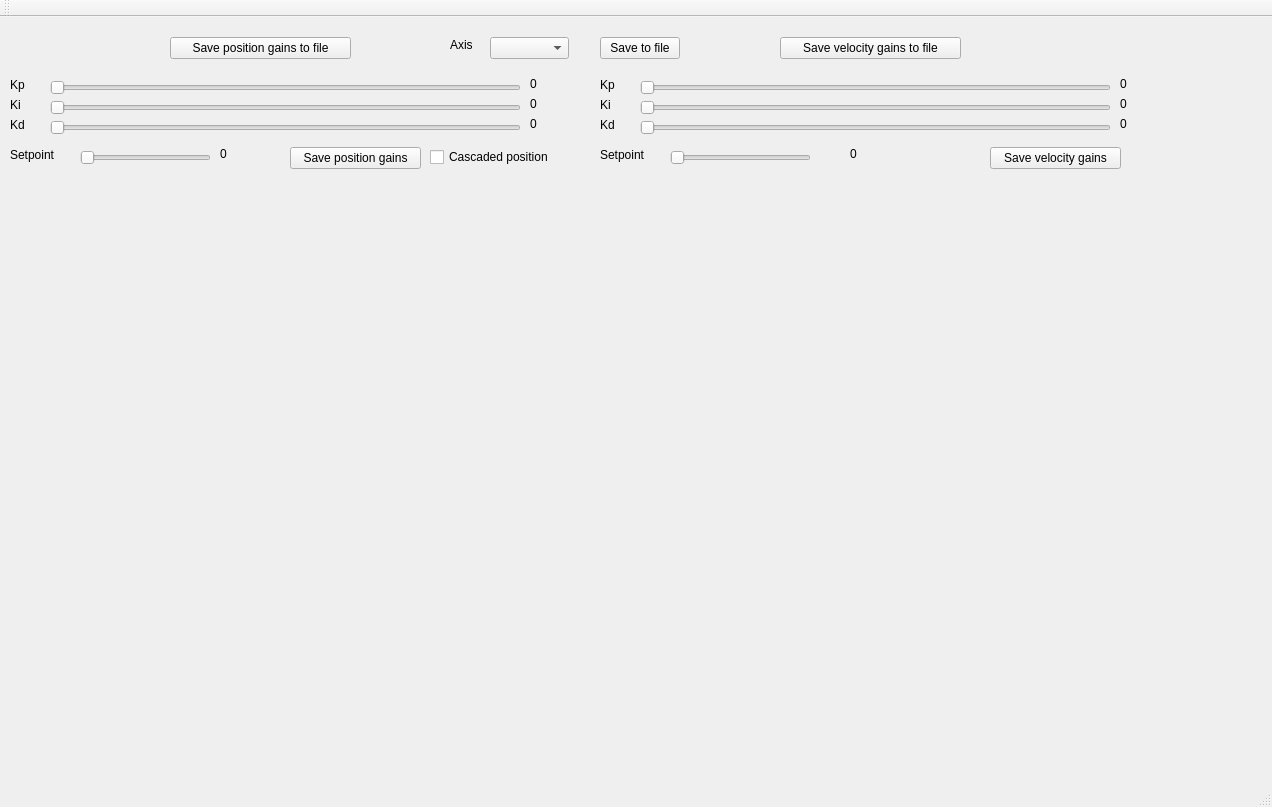
<?xml version="1.0" encoding="UTF-8"?>
<ui version="4.0">
 <class>TunePID</class>
 <widget class="QMainWindow" name="TunePID">
  <property name="geometry">
   <rect>
    <x>0</x>
    <y>0</y>
    <width>1272</width>
    <height>807</height>
   </rect>
  </property>
  <property name="windowTitle">
   <string>TunePID</string>
  </property>
  <widget class="QWidget" name="centralWidget">
   <widget class="QPushButton" name="p_save">
    <property name="geometry">
     <rect>
      <x>290</x>
      <y>130</y>
      <width>131</width>
      <height>22</height>
     </rect>
    </property>
    <property name="text">
     <string>Save position gains</string>
    </property>
   </widget>
   <widget class="QSlider" name="p_Kp_slider">
    <property name="geometry">
     <rect>
      <x>50</x>
      <y>60</y>
      <width>471</width>
      <height>21</height>
     </rect>
    </property>
    <property name="maximum">
     <number>1000</number>
    </property>
    <property name="orientation">
     <enum>Qt::Horizontal</enum>
    </property>
   </widget>
   <widget class="QComboBox" name="axes_list">
    <property name="geometry">
     <rect>
      <x>490</x>
      <y>20</y>
      <width>79</width>
      <height>22</height>
     </rect>
    </property>
    <property name="sizePolicy">
     <sizepolicy hsizetype="Fixed" vsizetype="Fixed">
      <horstretch>0</horstretch>
      <verstretch>0</verstretch>
     </sizepolicy>
    </property>
    <property name="font">
     <font>
      <weight>75</weight>
      <bold>true</bold>
     </font>
    </property>
   </widget>
   <widget class="QLabel" name="label">
    <property name="geometry">
     <rect>
      <x>10</x>
      <y>60</y>
      <width>31</width>
      <height>16</height>
     </rect>
    </property>
    <property name="text">
     <string>Kp</string>
    </property>
   </widget>
   <widget class="QLabel" name="p_Kp">
    <property name="geometry">
     <rect>
      <x>530</x>
      <y>60</y>
      <width>59</width>
      <height>14</height>
     </rect>
    </property>
    <property name="text">
     <string>0</string>
    </property>
   </widget>
   <widget class="QLabel" name="label_2">
    <property name="geometry">
     <rect>
      <x>10</x>
      <y>80</y>
      <width>31</width>
      <height>16</height>
     </rect>
    </property>
    <property name="text">
     <string>Ki</string>
    </property>
   </widget>
   <widget class="QSlider" name="p_Ki_slider">
    <property name="geometry">
     <rect>
      <x>50</x>
      <y>80</y>
      <width>471</width>
      <height>21</height>
     </rect>
    </property>
    <property name="maximum">
     <number>1000</number>
    </property>
    <property name="orientation">
     <enum>Qt::Horizontal</enum>
    </property>
   </widget>
   <widget class="QLabel" name="p_Ki">
    <property name="geometry">
     <rect>
      <x>530</x>
      <y>80</y>
      <width>59</width>
      <height>14</height>
     </rect>
    </property>
    <property name="text">
     <string>0</string>
    </property>
   </widget>
   <widget class="QLabel" name="label_3">
    <property name="geometry">
     <rect>
      <x>10</x>
      <y>100</y>
      <width>31</width>
      <height>16</height>
     </rect>
    </property>
    <property name="text">
     <string>Kd</string>
    </property>
   </widget>
   <widget class="QSlider" name="p_Kd_slider">
    <property name="geometry">
     <rect>
      <x>50</x>
      <y>100</y>
      <width>471</width>
      <height>21</height>
     </rect>
    </property>
    <property name="maximum">
     <number>1000</number>
    </property>
    <property name="orientation">
     <enum>Qt::Horizontal</enum>
    </property>
   </widget>
   <widget class="QLabel" name="p_Kd">
    <property name="geometry">
     <rect>
      <x>530</x>
      <y>100</y>
      <width>59</width>
      <height>14</height>
     </rect>
    </property>
    <property name="text">
     <string>0</string>
    </property>
   </widget>
   <widget class="QLabel" name="label_4">
    <property name="geometry">
     <rect>
      <x>600</x>
      <y>60</y>
      <width>31</width>
      <height>16</height>
     </rect>
    </property>
    <property name="text">
     <string>Kp</string>
    </property>
   </widget>
   <widget class="QLabel" name="v_Ki">
    <property name="geometry">
     <rect>
      <x>1120</x>
      <y>80</y>
      <width>59</width>
      <height>14</height>
     </rect>
    </property>
    <property name="text">
     <string>0</string>
    </property>
   </widget>
   <widget class="QLabel" name="label_5">
    <property name="geometry">
     <rect>
      <x>600</x>
      <y>100</y>
      <width>31</width>
      <height>16</height>
     </rect>
    </property>
    <property name="text">
     <string>Kd</string>
    </property>
   </widget>
   <widget class="QLabel" name="label_6">
    <property name="geometry">
     <rect>
      <x>600</x>
      <y>80</y>
      <width>31</width>
      <height>16</height>
     </rect>
    </property>
    <property name="text">
     <string>Ki</string>
    </property>
   </widget>
   <widget class="QSlider" name="v_Kp_slider">
    <property name="geometry">
     <rect>
      <x>640</x>
      <y>60</y>
      <width>471</width>
      <height>21</height>
     </rect>
    </property>
    <property name="maximum">
     <number>1000</number>
    </property>
    <property name="orientation">
     <enum>Qt::Horizontal</enum>
    </property>
   </widget>
   <widget class="QSlider" name="v_Ki_slider">
    <property name="geometry">
     <rect>
      <x>640</x>
      <y>80</y>
      <width>471</width>
      <height>21</height>
     </rect>
    </property>
    <property name="maximum">
     <number>1000</number>
    </property>
    <property name="orientation">
     <enum>Qt::Horizontal</enum>
    </property>
   </widget>
   <widget class="QLabel" name="v_Kp">
    <property name="geometry">
     <rect>
      <x>1120</x>
      <y>60</y>
      <width>59</width>
      <height>14</height>
     </rect>
    </property>
    <property name="text">
     <string>0</string>
    </property>
   </widget>
   <widget class="QSlider" name="v_Kd_slider">
    <property name="geometry">
     <rect>
      <x>640</x>
      <y>100</y>
      <width>471</width>
      <height>21</height>
     </rect>
    </property>
    <property name="maximum">
     <number>1000</number>
    </property>
    <property name="orientation">
     <enum>Qt::Horizontal</enum>
    </property>
   </widget>
   <widget class="QLabel" name="v_Kd">
    <property name="geometry">
     <rect>
      <x>1120</x>
      <y>100</y>
      <width>59</width>
      <height>14</height>
     </rect>
    </property>
    <property name="text">
     <string>0</string>
    </property>
   </widget>
   <widget class="QPushButton" name="tofile">
    <property name="geometry">
     <rect>
      <x>600</x>
      <y>20</y>
      <width>80</width>
      <height>22</height>
     </rect>
    </property>
    <property name="text">
     <string>Save to file</string>
    </property>
   </widget>
   <widget class="QPushButton" name="v_save">
    <property name="geometry">
     <rect>
      <x>990</x>
      <y>130</y>
      <width>131</width>
      <height>22</height>
     </rect>
    </property>
    <property name="text">
     <string>Save velocity gains</string>
    </property>
   </widget>
   <widget class="QCheckBox" name="p_cascaded">
    <property name="geometry">
     <rect>
      <x>430</x>
      <y>130</y>
      <width>141</width>
      <height>20</height>
     </rect>
    </property>
    <property name="text">
     <string>Cascaded position</string>
    </property>
   </widget>
   <widget class="QLabel" name="p_Kp_2">
    <property name="geometry">
     <rect>
      <x>450</x>
      <y>20</y>
      <width>31</width>
      <height>16</height>
     </rect>
    </property>
    <property name="text">
     <string>Axis</string>
    </property>
   </widget>
   <widget class="QSlider" name="p_setpoint">
    <property name="geometry">
     <rect>
      <x>80</x>
      <y>130</y>
      <width>131</width>
      <height>21</height>
     </rect>
    </property>
    <property name="maximum">
     <number>1000</number>
    </property>
    <property name="orientation">
     <enum>Qt::Horizontal</enum>
    </property>
   </widget>
   <widget class="QLabel" name="label_7">
    <property name="geometry">
     <rect>
      <x>10</x>
      <y>130</y>
      <width>61</width>
      <height>16</height>
     </rect>
    </property>
    <property name="text">
     <string>Setpoint</string>
    </property>
   </widget>
   <widget class="QSlider" name="v_setpoint">
    <property name="geometry">
     <rect>
      <x>670</x>
      <y>130</y>
      <width>141</width>
      <height>21</height>
     </rect>
    </property>
    <property name="maximum">
     <number>1000</number>
    </property>
    <property name="orientation">
     <enum>Qt::Horizontal</enum>
    </property>
   </widget>
   <widget class="QLabel" name="label_8">
    <property name="geometry">
     <rect>
      <x>600</x>
      <y>130</y>
      <width>61</width>
      <height>16</height>
     </rect>
    </property>
    <property name="text">
     <string>Setpoint</string>
    </property>
   </widget>
   <widget class="QWidget" name="verticalLayoutWidget">
    <property name="geometry">
     <rect>
      <x>20</x>
      <y>160</y>
      <width>561</width>
      <height>571</height>
     </rect>
    </property>
    <layout class="QVBoxLayout" name="p_sim"/>
   </widget>
   <widget class="QWidget" name="verticalLayoutWidget_2">
    <property name="geometry">
     <rect>
      <x>620</x>
      <y>160</y>
      <width>551</width>
      <height>571</height>
     </rect>
    </property>
    <layout class="QVBoxLayout" name="v_sim"/>
   </widget>
   <widget class="QLabel" name="v_sp">
    <property name="geometry">
     <rect>
      <x>850</x>
      <y>130</y>
      <width>59</width>
      <height>14</height>
     </rect>
    </property>
    <property name="text">
     <string>0</string>
    </property>
   </widget>
   <widget class="QLabel" name="p_sp">
    <property name="geometry">
     <rect>
      <x>220</x>
      <y>130</y>
      <width>59</width>
      <height>14</height>
     </rect>
    </property>
    <property name="text">
     <string>0</string>
    </property>
   </widget>
   <widget class="QPushButton" name="p_tofile">
    <property name="geometry">
     <rect>
      <x>170</x>
      <y>20</y>
      <width>181</width>
      <height>22</height>
     </rect>
    </property>
    <property name="text">
     <string>Save position gains to file</string>
    </property>
   </widget>
   <widget class="QPushButton" name="v_tofile">
    <property name="geometry">
     <rect>
      <x>780</x>
      <y>20</y>
      <width>181</width>
      <height>22</height>
     </rect>
    </property>
    <property name="text">
     <string>Save velocity gains to file</string>
    </property>
   </widget>
  </widget>
  <widget class="QToolBar" name="mainToolBar">
   <attribute name="toolBarArea">
    <enum>TopToolBarArea</enum>
   </attribute>
   <attribute name="toolBarBreak">
    <bool>false</bool>
   </attribute>
  </widget>
  <widget class="QStatusBar" name="statusBar"/>
 </widget>
 <layoutdefault spacing="6" margin="11"/>
 <resources/>
 <connections/>
</ui>
